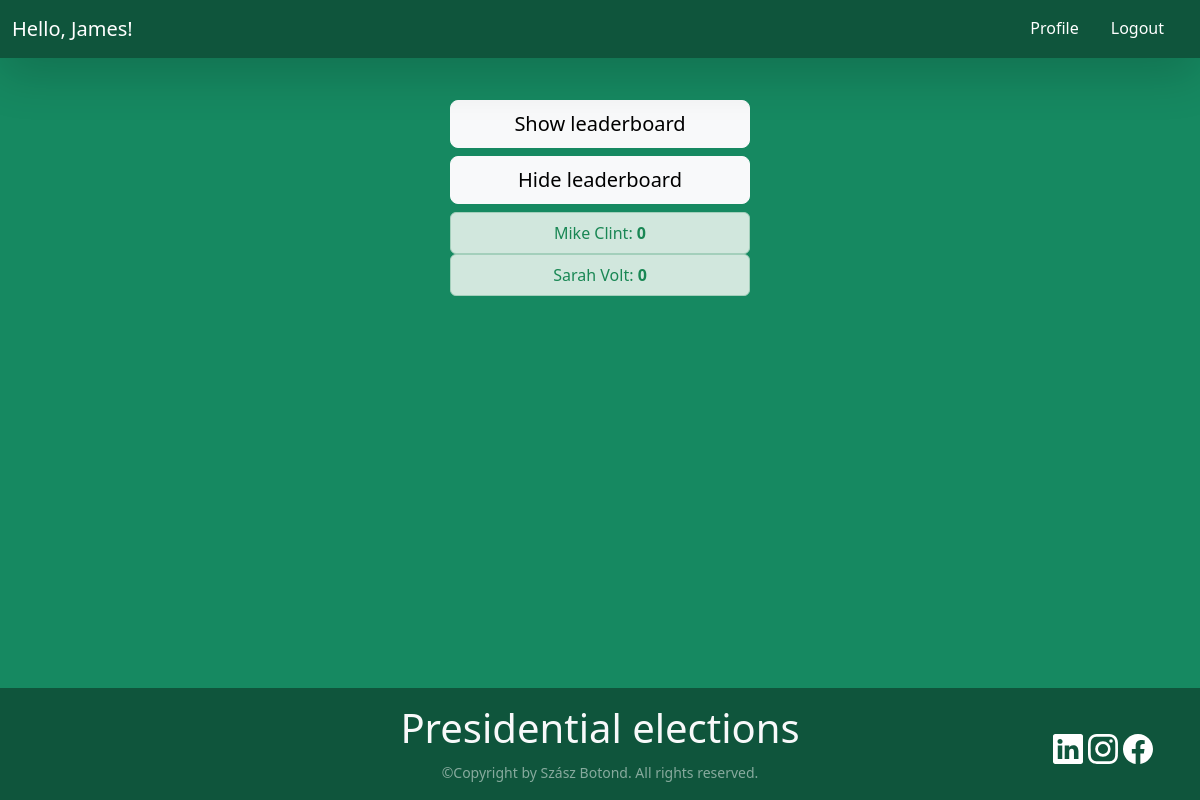
/show_leaderboard (signed in), run on the app's committed database.
### authentication/models.py (models this page shows, shortened)
class Profile(models.Model):
    user = models.OneToOneField(User, on_delete=models.CASCADE)
    user_bio = models.TextField(max_length=500, default="Default description")
    hasVoted = models.BooleanField(default=False)
    votedFor = models.IntegerField(default=None, editable=True, null=True)
    numberOfVotes = models.IntegerField(default=0, editable=True)
    hasApplied = models.BooleanField(default=False)
    linkFacebook = models.TextField(max_length=1000, default="")
    linkInstagram = models.TextField(max_length=1000, default="")
    linkLinkedin = models.TextField(max_length=1000, default="")

### authentication/views.py (the view)
# urls.py: path('show_leaderboard', views.show_leaderboard, name="show_leaderboard"),
def show_leaderboard(request):
    all_candidates = Profile.objects.filter(hasApplied=True).order_by('-numberOfVotes')
    current_user = request.user
    firstName = current_user.first_name
    lastName = current_user.last_name
    return render(request, "main-page.html", {"all_candidates":all_candidates, 'firstName': firstName, 'lastName': lastName})

### authentication/templates/main-page.html (shortened to what this page needs)
{% load static %}
<!DOCTYPE html>
<html lang="en">
<head>
    <link href="https://cdn.jsdelivr.net/npm/bootstrap@5.3.2/dist/css/bootstrap.min.css" rel="stylesheet"
>
    <link rel="stylesheet" href="/static/style.css">
</head>
<body style="padding-top: 170px; display: flex; flex-direction: column; min-height: 100vh; width: 100%;">
    {% if user.is_authenticated %}
    <nav class="navbar navbar-expand-lg shadow-lg fixed-top" style="background-color: rgb(15, 85, 60);">
        <div class="container-fluid">
            <a class="navbar-brand text-white" href="/profile">Hello, {{firstName.title}}!</a>
            <div class="collapse navbar-collapse" id="navbarSupportedContent">
                <ul class="navbar-nav justify-content-end flex-grow-1 pe-3 nav-underline">
                    <li class="nav-item">
                        <a class="nav-link text-white" aria-current="page" href="/profile">Profile</a>
                    </li>
                    <li class="nav-item">
                        <a class="nav-link text-white" aria-current="page" href="/logout">Logout</a>
                    </li>
                </ul>
            </div>
        </div>
    </nav>
    <div class="d-grid gap-2 justify-content-center" style="padding-bottom: 150px; position:absolute; top: 100px">
        <a class="btn btn-lg btn-light h-auto d-inline-block " href="/show_leaderboard" type="submit" role="button">Show
            leaderboard</a>
        <a class="btn btn-lg btn-light h-auto d-inline-block " href="/main_page" type="submit" role="button">Hide
            leaderboard</a>
        <div id="main-page-container" class="d-grid gap-2" style="height: auto; width: 300px;">
            <div id="profile-list" class="h-auto">
                {% if all_candidates %}
                {% for profile in all_candidates %}
                <ul class="list-group">
                    <li class="list-group-item list-group-item-success  text-center">
                        <a href="{% url 'view_profile' profile.user.id %}"
                            class="link-success link-underline-opacity-0 link-underline-opacity-75-hover link-offset-2">
                            {{ profile.user.first_name.title }} {{ profile.user.last_name.title }}: <strong>{{ profile.numberOfVotes }}</strong></a>
                    </li>
                </ul>
                {% endfor %}
                {% endif %}
            </div>
        </div>
    </div>
    {% include 'footer.html' %}
    {% else %}
    <div class="d-grid gap-2">
        <button class="btn btn-light btn-lg" type="submit"><a href="/login" class="form-text">Login</a></button>
        <button class="btn btn-light btn-lg" type="submit"><a href="/register" class="form-text">Register</a></button>
    </div>
    {% endif %}
</body>
</html>

### authentication/static/style.css (style rules this page uses)
html, body { --color-primary: rgb(22, 137, 97); --color-primary-dark: rgb(15, 85, 60); --color-secondary: rgb(47, 81, 135); --color-error: rgb(222, 39, 39); --color-success: rgb(67, 176, 67); --border-radius: 5px; margin: 0px; padding: 0px; height: 100%; min-height: 100vh; display: flex; flex-direction: column; justify-content: center; align-items: center; background-color: var(--color-primary); }

### data on the page
Profile: user.first_name "Mike", user.last_name "Clint", numberOfVotes "0"
Profile: user.first_name "Sarah", user.last_name "Volt", numberOfVotes "0"

### other printed values
{{ firstName.title }} "James"
